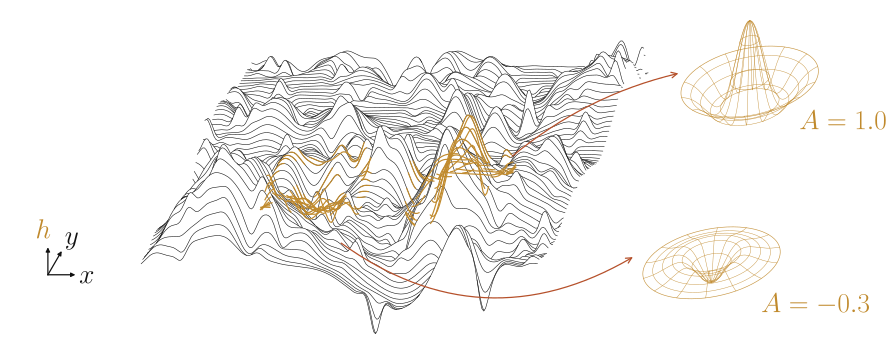

Reproduce this figure in Python.
"""V11c — h field (ink ridgeline) with two highlighted turbulons (one
strong positive, one strong negative), each extracted at right as a
circular polar wireframe with its relative amplitude.

Seed exploration:
    .venv/bin/python v11c_field_h.py --seed 23
    .venv/bin/python v11c_field_h.py --seed 23 --wire   # also wireframe field

Writes v11c_field_h_s<seed>.png/.pdf and prints the chosen turbulons.
Both chosen turbulons are constrained to |cx|,|cy| < 1.5 so their full
annulus stays inside the domain (half = 2.6).
"""
import argparse
import numpy as np
import matplotlib.pyplot as plt
from turblib import (envelope as env2d, draw_ridges, draw_wireframe,
                     project, clean_axes, save, page_fontsize,
                     PALETTE, LABEL, INK)
from wirelib import wire_polar, triad

OCHRE = PALETTE['h']
ARROW_COLORS = {'sienna': PALETTE['T'], 'slate': PALETTE['p'],
                'teal': PALETTE['qt']}
CENTER_BOX = 1.5          # turbulon centers stay this far from the edge

ap = argparse.ArgumentParser()
ap.add_argument('--seed', type=int, default=1001)
ap.add_argument('--arrow', default='sienna',
                choices=['sienna', 'slate', 'teal'])
ap.add_argument('--wire', action='store_true',
                help='also render the wireframe-field variant')
args = ap.parse_args()

rng = np.random.default_rng(args.seed)

# ---- build field ----
n = 221
half = 2.6
x = np.linspace(-half, half, n)
X, Y = np.meshgrid(x, x)
H = 0.55
field = np.zeros_like(X)
ks = [2.0, 1.0, 0.5, 0.25]
placed = []
for ci, k in enumerate(ks):
    n_t = int(10 * (ks[0] / k) ** 1.6)
    for ti in range(n_t):
        cx, cy = rng.uniform(-half, half, 2)
        amp = rng.normal(0, 1) * k ** H
        field += amp * env2d(X - cx, Y - cy, k=k)
        placed.append((ci, cx, cy, amp, k))

# ---- pick strong positive + strong negative, both well inside domain
cands = [p for p in placed if p[0] == 1 and abs(p[1]) < CENTER_BOX
         and abs(p[2]) < CENTER_BOX]
pos = [p for p in cands if p[3] > 0]
if not pos:
    raise SystemExit(f'seed {args.seed}: no positive class-1 turbulon '
                     'inside the center box — try another seed')
strong = max(pos, key=lambda p: p[3])
negs = [p for p in cands if p[3] < 0
        and np.hypot(p[1] - strong[1], p[2] - strong[2]) > 1.4]
if not negs:
    raise SystemExit(f'seed {args.seed}: no separated negative turbulon '
                     '— try another seed')
weak = min(negs, key=lambda p: p[3])
print(f'seed {args.seed}: strong A={strong[3]:+.2f} at '
      f'({strong[1]:+.2f},{strong[2]:+.2f}); negative A={weak[3]:+.2f} '
      f'at ({weak[1]:+.2f},{weak[2]:+.2f}); ratio '
      f'{weak[3] / strong[3]:+.2f}')


def render(stem, field_style):
    fig, ax = plt.subplots(figsize=(11, 6))
    fs_note = page_fontsize(8.5, fig)
    x_off = -3.1
    if field_style == 'ridge':
        draw_ridges(ax, X, Y, 0.30 * field, color=INK, lw=0.4, step=3,
                    zscale=0.55, ydepth=0.5, yshear=0.28, x0=x_off)
    else:
        draw_wireframe(ax, X, Y, 0.30 * field, color=INK, lw=0.28,
                       step=5, alpha=0.8, zscale=0.55, ydepth=0.5,
                       yshear=0.28, x0=x_off)
    # highlight both turbulons
    tips = []
    for (ci, hx, hy, hamp, hk) in (strong, weak):
        hl = hamp * env2d(X - hx, Y - hy, k=hk)
        mask = np.abs(hl) > 0.25 * abs(hamp)
        crown = (hl * np.sign(hamp)) > 0.25 * abs(hamp)
        Zh = np.where(mask, 0.30 * field, np.nan)
        Zc = np.where(crown, 0.30 * field, np.nan)
        pts = []
        for i in range(0, n, 3):
            if np.any(mask[i]):
                Px, Py = project(X[i], Y[i], Zh[i], zscale=0.55,
                                 ydepth=0.5, yshear=0.28)
                ax.plot(Px + x_off, Py, color=OCHRE, lw=0.85, zorder=3)
            if np.any(crown[i]):
                Pxc, Pyc = project(X[i], Y[i], Zc[i], zscale=0.55,
                                   ydepth=0.5, yshear=0.28)
                ok = ~np.isnan(Pyc)
                pts.append(np.column_stack([Pxc[ok] + x_off, Pyc[ok]]))
        pts = np.concatenate(pts)
        if hamp >= 0:      # strong: anchor rightmost crown point
            tips.append(tuple(pts[np.argmax(pts[:, 0])]))
        else:              # negative: anchor bottommost crown point
            tips.append(tuple(pts[np.argmin(pts[:, 1])]))
    triad(ax, x_off - 4.55, -1.5, '$h$', OCHRE, scale=0.36, lw=0.9,
          fontsize=fs_note)

    # ---- right: the two extracted turbulons
    amps_rel = {'strong': 1.0, 'weak': weak[3] / strong[3]}
    y_positions = {'strong': 1.05, 'weak': -1.35}
    x_off2 = 1.55
    sc = 0.78
    for name, xoff in (('strong',0), ('weak',-.5)):
        y0 = y_positions[name]
        wire_polar(ax, amps_rel[name], OCHRE, x0=x_off2+xoff, y0=y0,
                   lw=0.32, alpha=0.9, n_rings=7, n_spokes=14, scale=sc)
        ax.text(x_off2 + .65+xoff, y0 - 0.55,
                f'$A = {amps_rel[name]:.1f}$', ha='left', va='center',
                color=OCHRE, fontsize=fs_note)
    # connectors (teal); the negative one arcs BELOW the field
    routes = {'strong': (0.25, 0.0, -0.12, .9), 'weak': (0.1, -0.25, 0.33,1.5)}
    for (tx, ty), name in zip(tips, ('strong', 'weak')):
        ddx, ddy, rad,arrx = routes[name]
        ax.annotate('', xy=(x_off2 - arrx, y_positions[name] + 0.1),
                    xytext=(tx + ddx, ty + ddy),
                    arrowprops=dict(arrowstyle='->',
                                    color=ARROW_COLORS[args.arrow], lw=0.9,
                                    connectionstyle=f'arc3,rad={rad}'),
                    zorder=4)
    clean_axes(ax) 
    save(fig, stem)


stem = ('v11c_field_h' if args.seed == 1001 and args.arrow == 'sienna'
        else f'v11c_field_h_s{args.seed}_{args.arrow}')
render(stem, 'ridge')
if args.wire:
    render(f'v11d_field_h_wire_s{args.seed}', 'wire')
print('done')
